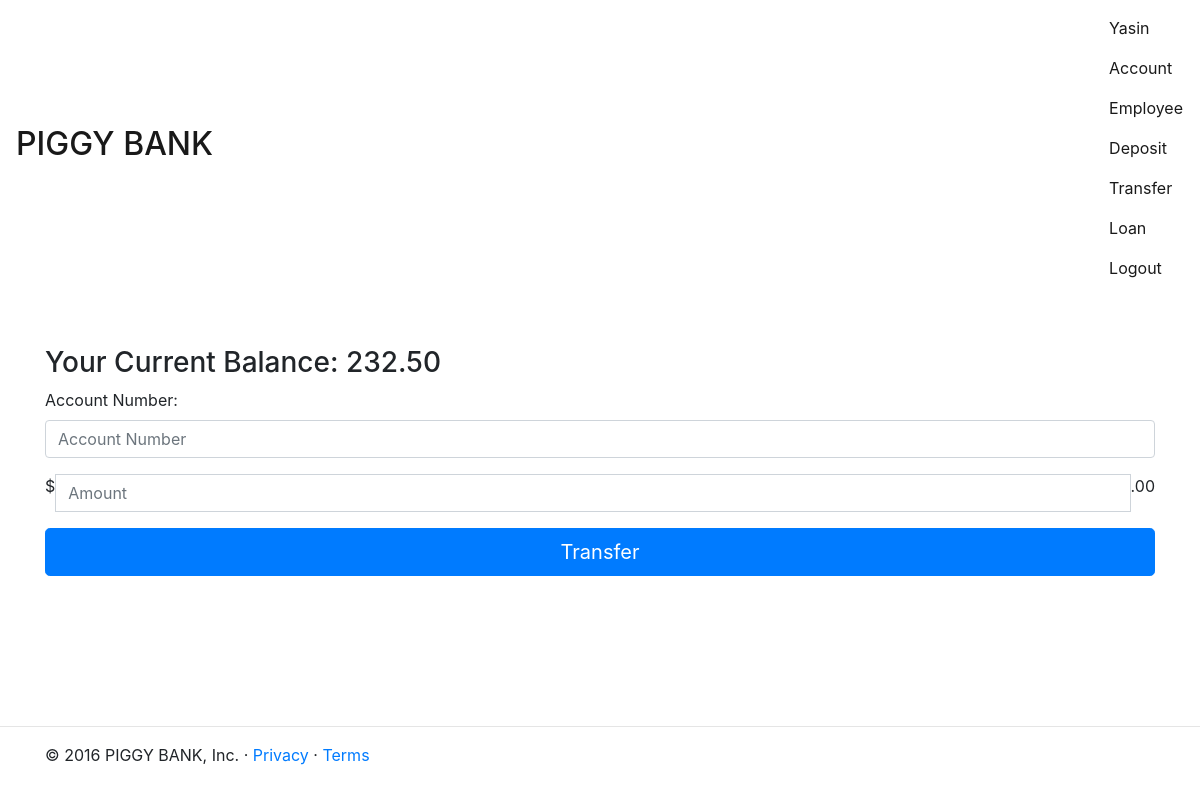
Page /transfer.php (signed in) on the earlier database version.
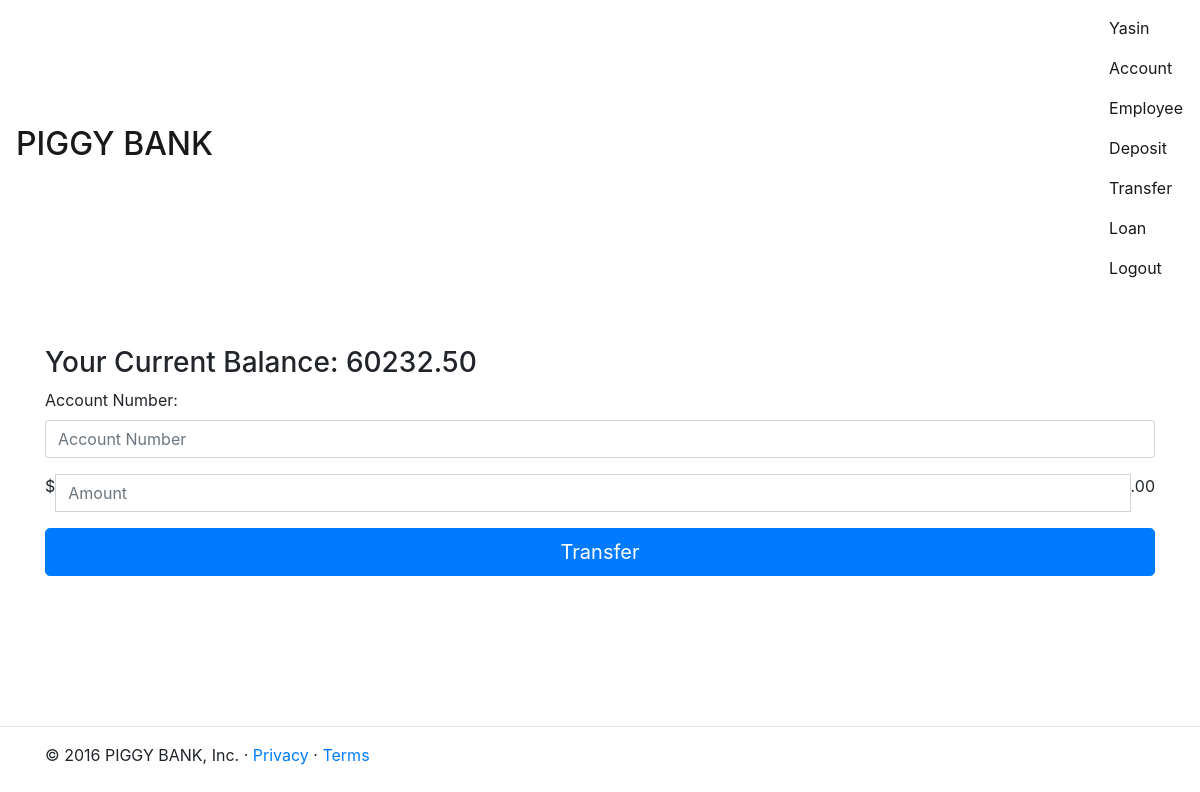
Same page on the later database version.
### tables this page shows
CREATE TABLE `account` (
  `account_number` int(5) NOT NULL,
  `customer_id` int(5) NOT NULL,
  `branch_no` int(5) NOT NULL,
  `balance` decimal(10,2) NOT NULL,
  `assests` decimal(10,2) NOT NULL,
  `account_type` varchar(40) DEFAULT NULL,
  PRIMARY KEY (`account_number`),
  KEY `customer_id` (`customer_id`),
  KEY `branch_no` (`branch_no`),
  KEY `account_type` (`account_type`)
);

### transfer.php (the view, shortened to what this page needs)
<?php
require('config.php');
require('usr_funcs.php');
if(!isset($_POST['submit_transfer'])){
  ?>
  <div class='container' style='margin-top:50px;'>
    <h3><?php echo "Your Current Balance: ".transfer_get_balance($_SESSION['valid_user_id']); ?></h3>
          <form method='post'>
            <div class="form-group">
              <label for="formGroupExampleInput2">Account Number:</label>
              <input name='account_number' type="text" name='pass2' class="form-control" id="formGroupExampleInput2" placeholder="Account Number"> </div><div class="form-group">
        <div class="input-group">
          <div class="input-group-addon">$</div>
          <input name='amount' type="text" class="form-control" id="exampleInputAmount" placeholder="Amount">
          <div class="input-group-addon">.00</div>
        </div>
      </div>
            <button name='submit_transfer' type="submit" class="btn btn-lg btn-primary btn-block">Transfer</button>
          </form>
        </div>
  <?php
}
?>

Differences in the rows shown:
changed account: balance "232.50" → "60232.50"
